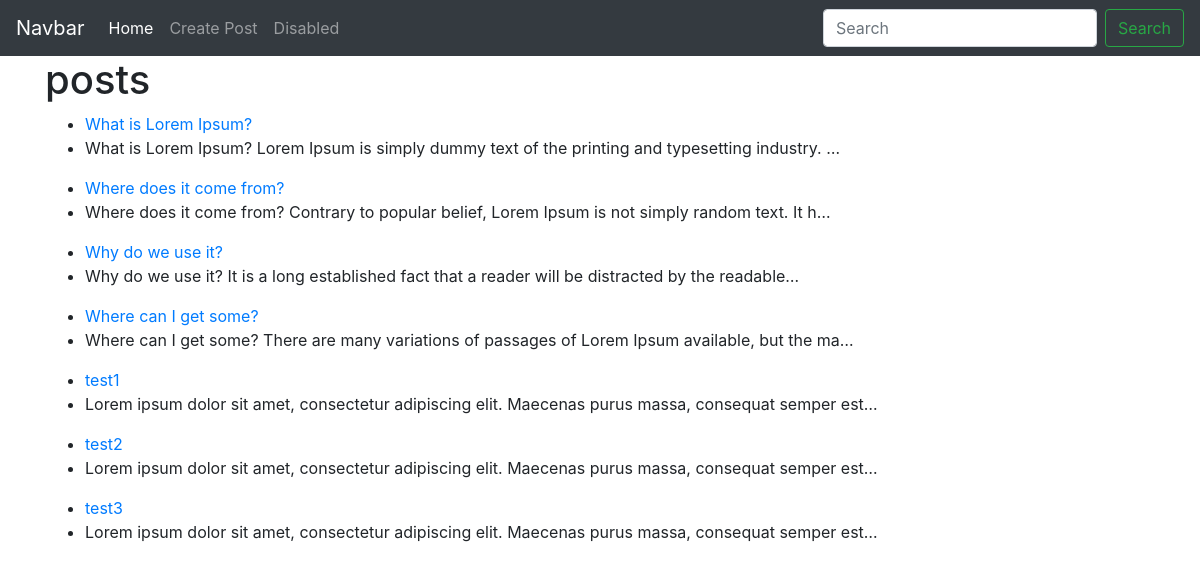
The page / on the database its author committed.
### blog/models.py (models this page shows, shortened)
class Post(models.Model):
  title = models.CharField(max_length=255)
  author = models.ForeignKey(User,on_delete=models.CASCADE)
  post_date = models.DateTimeField(auto_now_add=True)
  post_updated = models.DateTimeField(auto_now=True)
  body = models.TextField()

### blog/views.py (the view)
# urls.py: path('',PostListView.as_view(),name='posts'),
class PostListView(ListView):
  model = Post
  fields = '__all__'

### blog/templates/blog/post_list.html
{% extends 'blog/base.html' %}
{% block content %}
<h1>posts</h1>
{% for post in object_list %}
  <ul>
    <li><a href="{% url 'post_detail' post.id %}">{{ post.title }}</a></li>
    <li>{{ post.body|truncatechars:100 }}</li>
  </ul>
{% endfor %}
{% endblock content %}

### blog/templates/blog/base.html (shortened to what this page needs)
<!doctype html>
<html lang="en">
  <head>
    <link rel="stylesheet" href="https://maxcdn.bootstrapcdn.com/bootstrap/4.0.0/css/bootstrap.min.css">
  </head>
  <body>
    {% include 'blog/navbar.html' %}
    <div class="container">
      {% block content %}{% endblock %}
    </div>
  </body>
</html>

### blog/templates/blog/navbar.html (shortened to what this page needs)
<nav class="navbar navbar-expand-lg navbar-dark bg-dark">
  <a class="navbar-brand" href="#">Navbar</a>
  <div class="collapse navbar-collapse" id="navbarSupportedContent">
    <ul class="navbar-nav mr-auto">
      <li class="nav-item active">
        <a class="nav-link" href="{% url 'posts' %}">Home <span class="sr-only">(current)</span></a>
      </li>
      <li class="nav-item">
        <a class="nav-link" href="{% url 'post_create' %}">Create Post</a>
      </li>
      <li class="nav-item">
        <a class="nav-link" href="#">Disabled</a>
      </li>
    </ul>
    <form class="form-inline my-2 my-lg-0">
      <input class="form-control mr-sm-2" type="search" placeholder="Search" aria-label="Search">
      <button class="btn btn-outline-success my-2 my-sm-0" type="submit">Search</button>
    </form>
  </div>
</nav>

### rows shown on the page
Post: title "What is Lorem Ipsum?", body "What is Lorem Ipsum? Lorem Ipsum is simply dummy text of the printing and typesetting industry. …"
Post: title "Where does it come from?", body "Where does it come from? Contrary to popular belief, Lorem Ipsum is not simply random text. It h…"
Post: title "Why do we use it?", body "Why do we use it? It is a long established fact that a reader will be distracted by the readable…"
Post: title "Where can I get some?", body "Where can I get some? There are many variations of passages of Lorem Ipsum available, but the ma…"
Post: title "test1", body "Lorem ipsum dolor sit amet, consectetur adipiscing elit. Maecenas purus massa, consequat semper est…"
Post: title "test2", body "Lorem ipsum dolor sit amet, consectetur adipiscing elit. Maecenas purus massa, consequat semper est…"
Post: title "test3", body "Lorem ipsum dolor sit amet, consectetur adipiscing elit. Maecenas purus massa, consequat semper est…"
